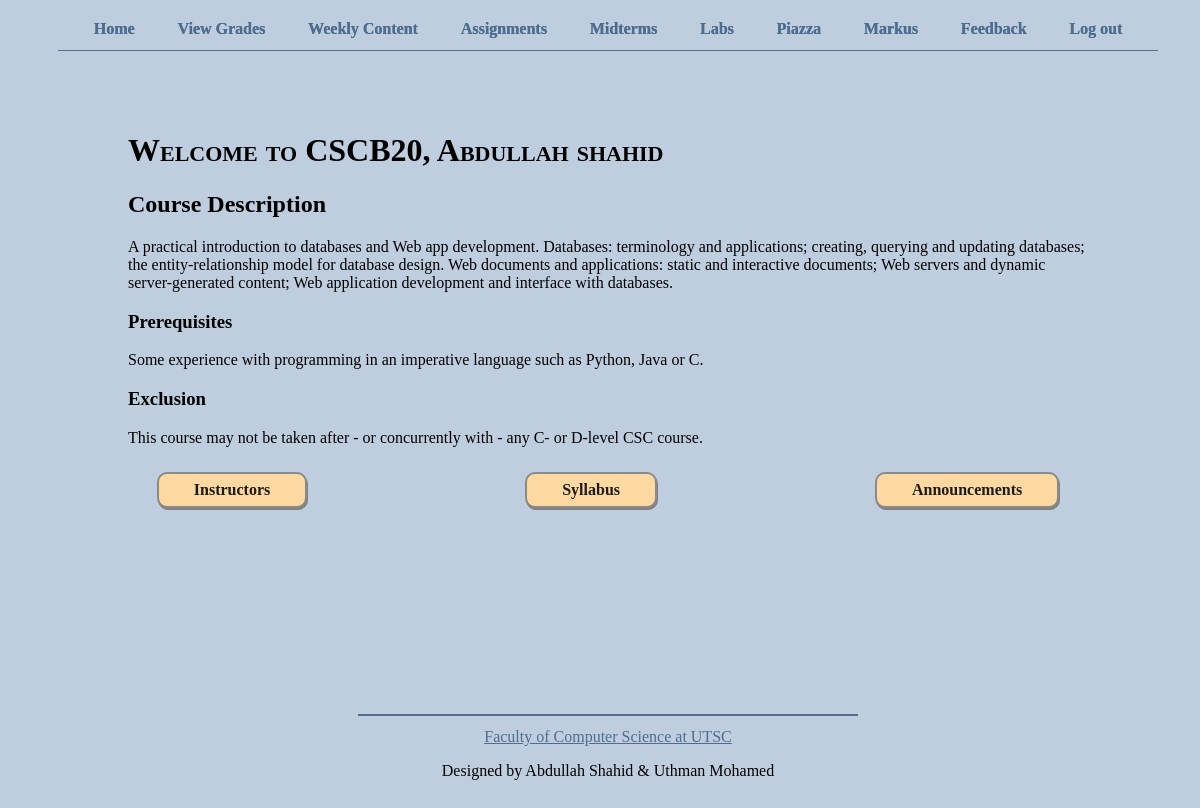
The page /home (signed in) on the database as committed earlier.
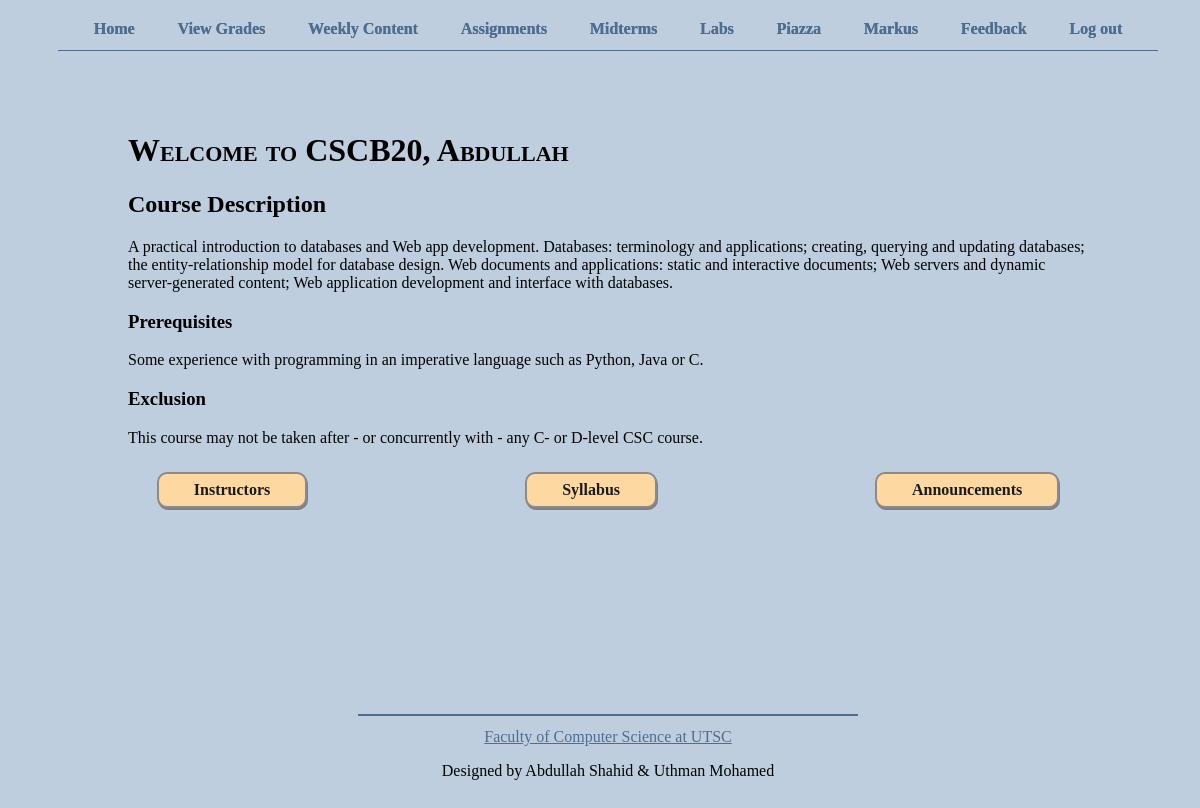
The same page on the database as committed later.
### app.py (models this page shows, shortened)
class User(db.Model):
    __tablename__ = 'User'
    id = db.Column(db.Integer, primary_key = True)
    type = db.Column(db.String(30), nullable = False, default='student')
    username = db.Column(db.String(30), unique = True, nullable = False)
    email = db.Column(db.String(100), unique = True, nullable = False)
    password = db.Column(db.String(100), nullable = False)
    name = db.Column(db.String(30), nullable = False)
    grades = db.relationship('Grade', backref='author', lazy = True) # Student has grades
    feedback = db.relationship('Feedback', backref='author', lazy = True) # Instructor has feedback

### app.py (the view)
@app.route('/')
@app.route('/home')
def root():
    if 'username' not in session:
        return redirect(url_for('login'))
    else:
        page_name = "home"
        name = get_name(session['username']).capitalize()
        return render_template('home.html',
                               page_name = page_name,
                               name = name )

### app.py (called while the page is built)
def get_name(username):
    if User.query.filter_by(username = username).first():
        return User.query.filter_by(username = username).first().name
    else:
        return "ERROR: No user found by that name"

### templates/home.html
{% extends "template.html" %}
{% block content %}
        <h1>Welcome to CSCB20, {{ name }}</h1>
        <section id="course-description">
            <h2>Course Description</h2>
            <p>
                A practical introduction to databases and Web app development.
                Databases: terminology and applications; creating, querying and updating databases; the entity-relationship model
                 for database design. Web documents and applications: static and interactive documents; Web servers and dynamic
                 server-generated content; Web application development and interface with databases.
            </p>
        </section>
        <section>
            <h3>Prerequisites</h3>
            <p>
                Some experience with programming in an imperative language such as Python, Java or C.
            </p>
            <h3>Exclusion</h3>
            <p>
                This course may not be taken after - or concurrently with - any C- or D-level CSC course.
            </p>
        </section>
        <nav class="buttons">
            <a href="/instructors">Instructors</a>
            <a href="{{ url_for('static', filename='files/dummy.pdf') }}" target="_blank">Syllabus</a>
            <a href="/announcements">Announcements</a>
        </nav>
{% endblock %}

### templates/template.html (shortened to what this page needs)
<!DOCTYPE html>
<html lang="en">
<head>
    <link rel="stylesheet" href="{{ url_for('static', filename='css/template.css') }}">
    <link rel="stylesheet" href="{{ url_for('static', filename='css/' + page_name + '.css') }}">
</head>
<body>
    {% if session.username %}
        <header class="loggedIn">
            <nav>
                <a href="/">Home</a>
                {% if session.is_student %}
                    <a href="/view/grades">View Grades</a>
                {% else %}
                    <a href='/view/students'>Students</a>
                    <a href='/view/remark_requests'>Remark requests</a>
                {% endif %}
                <a href="/weeklyContent">Weekly Content</a>
                <a href="/assignments">Assignments</a>
                <a href="/midterms">Midterms</a>
                <a href="/labs">Labs</a>
                <a href="https://piazza.com/class/kxj5alixpjg4ft" target="_blank">Piazza</a>
                <a href="https://markus.utsc.utoronto.ca/cscb20w22" target="_blank">Markus</a>
                {% if session.is_student %}
                    <a href="/add/feedback">Feedback</a>
                {% else %}
                    <a href="/view/feedback">Feedback</a>
                {% endif %}
                <a href="/logout">Log out</a>
            </nav>
        </header>
    {% endif %}
    <main>
        {% block content %}
        {% endblock %}
    </main>
    <footer>
        <a href="https://www.utsc.utoronto.ca/cms/faculty-of-computer-science" target="_blank">Faculty of Computer Science at UTSC</a>
        <p>Designed by Abdullah Shahid & Uthman Mohamed</p>
    </footer>
</body>
</html>

### static/css/template.css (style rules this page uses)
* { box-sizing: border-box; }
html, body { height: 100%; width: 100%; font-family: 'Georgia', 'Times New Roman', Times, serif; background-color: rgb(191, 206, 223); }
body { display: flex; flex-direction: column; align-items: center; text-align: center; }
header { padding: 1% 0; border-bottom: 1px solid rgb(78, 109, 143); width: 500px; }
header.loggedIn { width: 1100px; }
main { width: 100%; padding: 5% 10%; text-align: start; }
footer { border-top: 2px solid rgb(78, 109, 143); width: 500px; margin-top: auto; display: flex; flex-direction: column; justify-content: space-evenly; padding: 1% 0; }
header nav { display: flex; justify-content: space-evenly; }
h1 { font-variant: small-caps ; }
header nav a { color: rgb(78, 109, 143); padding: 0 7px; text-decoration: unset; font-weight: 600; text-shadow: 0.3px 0.3px rgb(78, 109, 143); }
footer a:visited, footer a:link, main a { color:rgb(78, 109, 143); }

### static/css/home.css (style rules this page uses)
main nav { display: flex; justify-content: space-around; }
.buttons a:link, .buttons a:visited { font-weight: bold; text-decoration: unset; appearance: button; color: rgb(27, 27, 27); border-radius: 10px; background-color: rgb(253, 216, 160); border: 2px solid rgb(138, 138, 138); box-shadow: 1px 2px grey; cursor: default; padding: 7px 35px; margin: 1% 3%; }
.buttons { display: flex; justify-content: space-between; text-align: center; }

Rows that differ between the two databases and show on the page:
changed User: name "Abdullah shahid" → "Abdullah"
